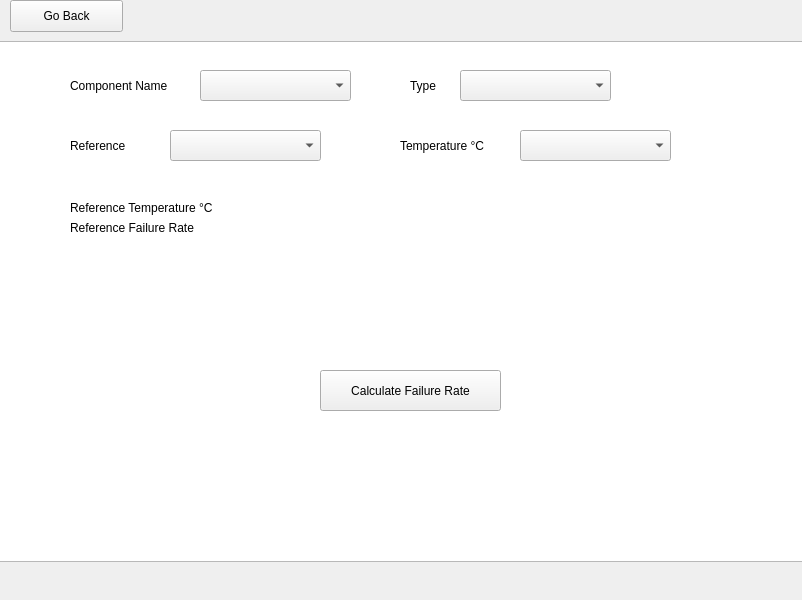
<?xml version="1.0" encoding="UTF-8"?>
<ui version="4.0">
 <class>Form</class>
 <widget class="QWidget" name="Form">
  <property name="geometry">
   <rect>
    <x>0</x>
    <y>0</y>
    <width>802</width>
    <height>600</height>
   </rect>
  </property>
  <property name="acceptDrops">
   <bool>true</bool>
  </property>
  <property name="windowTitle">
   <string>Components</string>
  </property>
  <widget class="QPushButton" name="backBtn">
   <property name="geometry">
    <rect>
     <x>10</x>
     <y>0</y>
     <width>113</width>
     <height>32</height>
    </rect>
   </property>
   <property name="text">
    <string>Go Back</string>
   </property>
  </widget>
  <widget class="QTableView" name="tableView">
   <property name="geometry">
    <rect>
     <x>-5</x>
     <y>41</y>
     <width>811</width>
     <height>521</height>
    </rect>
   </property>
  </widget>
  <widget class="QLabel" name="label">
   <property name="geometry">
    <rect>
     <x>70</x>
     <y>70</y>
     <width>111</width>
     <height>31</height>
    </rect>
   </property>
   <property name="text">
    <string>Component Name</string>
   </property>
  </widget>
  <widget class="QComboBox" name="componentBox">
   <property name="geometry">
    <rect>
     <x>200</x>
     <y>70</y>
     <width>151</width>
     <height>31</height>
    </rect>
   </property>
  </widget>
  <widget class="QLabel" name="label_2">
   <property name="geometry">
    <rect>
     <x>410</x>
     <y>70</y>
     <width>51</width>
     <height>31</height>
    </rect>
   </property>
   <property name="text">
    <string>Type</string>
   </property>
  </widget>
  <widget class="QComboBox" name="typeComboBox">
   <property name="geometry">
    <rect>
     <x>460</x>
     <y>70</y>
     <width>151</width>
     <height>31</height>
    </rect>
   </property>
  </widget>
  <widget class="QLabel" name="label_3">
   <property name="geometry">
    <rect>
     <x>70</x>
     <y>130</y>
     <width>111</width>
     <height>31</height>
    </rect>
   </property>
   <property name="text">
    <string>Reference</string>
   </property>
  </widget>
  <widget class="QComboBox" name="refComboBox">
   <property name="geometry">
    <rect>
     <x>170</x>
     <y>130</y>
     <width>151</width>
     <height>31</height>
    </rect>
   </property>
  </widget>
  <widget class="QLabel" name="label_4">
   <property name="geometry">
    <rect>
     <x>400</x>
     <y>130</y>
     <width>111</width>
     <height>31</height>
    </rect>
   </property>
   <property name="text">
    <string>Temperature °C</string>
   </property>
  </widget>
  <widget class="QComboBox" name="tempComboBox">
   <property name="geometry">
    <rect>
     <x>520</x>
     <y>130</y>
     <width>151</width>
     <height>31</height>
    </rect>
   </property>
  </widget>
  <widget class="QPushButton" name="calculateBtm">
   <property name="enabled">
    <bool>true</bool>
   </property>
   <property name="geometry">
    <rect>
     <x>320</x>
     <y>370</y>
     <width>181</width>
     <height>41</height>
    </rect>
   </property>
   <property name="text">
    <string>Calculate Failure Rate</string>
   </property>
   <property name="autoDefault">
    <bool>false</bool>
   </property>
   <property name="default">
    <bool>false</bool>
   </property>
   <property name="flat">
    <bool>false</bool>
   </property>
  </widget>
  <widget class="QLabel" name="label_6">
   <property name="geometry">
    <rect>
     <x>70</x>
     <y>200</y>
     <width>171</width>
     <height>16</height>
    </rect>
   </property>
   <property name="text">
    <string>Reference Temperature °C</string>
   </property>
  </widget>
  <widget class="QLabel" name="refTemp">
   <property name="geometry">
    <rect>
     <x>250</x>
     <y>200</y>
     <width>60</width>
     <height>16</height>
    </rect>
   </property>
   <property name="text">
    <string/>
   </property>
  </widget>
  <widget class="QLabel" name="label_8">
   <property name="geometry">
    <rect>
     <x>70</x>
     <y>220</y>
     <width>171</width>
     <height>16</height>
    </rect>
   </property>
   <property name="text">
    <string>Reference Failure Rate</string>
   </property>
  </widget>
  <widget class="QLabel" name="refFail">
   <property name="geometry">
    <rect>
     <x>250</x>
     <y>220</y>
     <width>60</width>
     <height>16</height>
    </rect>
   </property>
   <property name="text">
    <string/>
   </property>
  </widget>
  <widget class="QLabel" name="resultLab">
   <property name="geometry">
    <rect>
     <x>70</x>
     <y>330</y>
     <width>91</width>
     <height>16</height>
    </rect>
   </property>
   <property name="text">
    <string/>
   </property>
  </widget>
  <widget class="QLabel" name="resultValue">
   <property name="geometry">
    <rect>
     <x>170</x>
     <y>330</y>
     <width>331</width>
     <height>16</height>
    </rect>
   </property>
   <property name="text">
    <string/>
   </property>
  </widget>
 </widget>
 <resources/>
 <connections/>
</ui>
